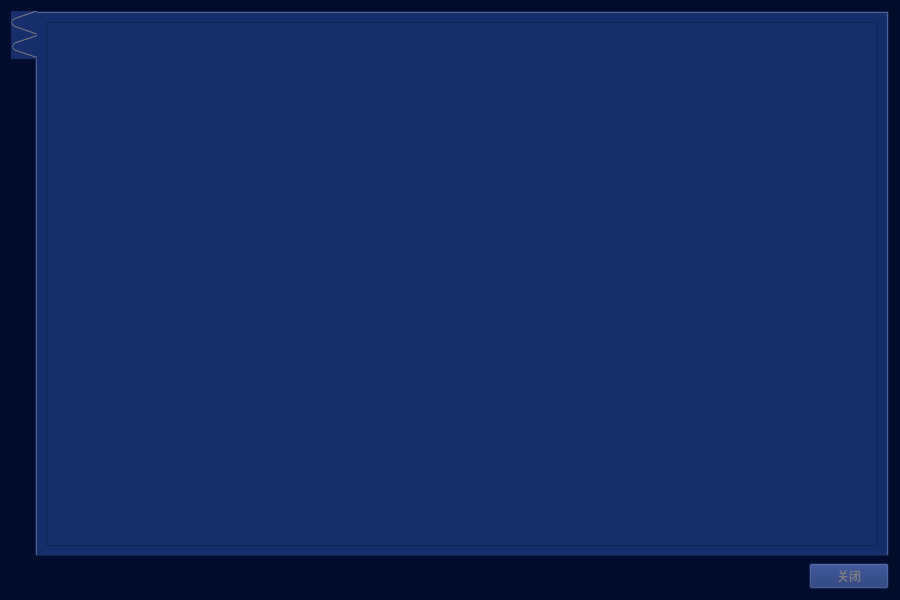
<?xml version="1.0" encoding="UTF-8"?>
<ui version="4.0">
 <class>InfoQueryClass</class>
 <widget class="QWidget" name="InfoQueryClass">
  <property name="geometry">
   <rect>
    <x>0</x>
    <y>0</y>
    <width>900</width>
    <height>600</height>
   </rect>
  </property>
  <property name="windowTitle">
   <string>信息查询</string>
  </property>
  <property name="styleSheet">
   <string notr="true">background:#020d2c</string>
  </property>
  <layout class="QGridLayout" name="gridLayout">
   <item row="1" column="1">
    <widget class="QPushButton" name="buttonClose">
     <property name="styleSheet">
      <string notr="true">background:#162e6c;color:gray</string>
     </property>
     <property name="text">
      <string>关闭</string>
     </property>
    </widget>
   </item>
   <item row="1" column="0">
    <spacer name="horizontalSpacer">
     <property name="orientation">
      <enum>Qt::Horizontal</enum>
     </property>
     <property name="sizeHint" stdset="0">
      <size>
       <width>40</width>
       <height>20</height>
      </size>
     </property>
    </spacer>
   </item>
   <item row="0" column="0" colspan="2">
    <widget class="QTabWidget" name="tabWidget">
     <property name="styleSheet">
      <string notr="true">background:#162e6c;color:gray</string>
     </property>
     <property name="tabPosition">
      <enum>QTabWidget::West</enum>
     </property>
     <property name="tabShape">
      <enum>QTabWidget::Triangular</enum>
     </property>
     <property name="currentIndex">
      <number>0</number>
     </property>
     <property name="iconSize">
      <size>
       <width>32</width>
       <height>32</height>
      </size>
     </property>
     <widget class="QWidget" name="tabRegisterInfo">
      <attribute name="icon">
       <iconset>
        <normaloff>icon/face.png</normaloff>icon/face.png</iconset>
      </attribute>
      <attribute name="title">
       <string/>
      </attribute>
      <layout class="QGridLayout" name="gridLayout_2">
       <item row="0" column="0">
        <widget class="QScrollArea" name="scrollAreaRg">
         <property name="widgetResizable">
          <bool>true</bool>
         </property>
         <widget class="QWidget" name="scrollAreaWidgetContentsRg">
          <property name="geometry">
           <rect>
            <x>0</x>
            <y>0</y>
            <width>814</width>
            <height>513</height>
           </rect>
          </property>
          <property name="minimumSize">
           <size>
            <width>0</width>
            <height>200</height>
           </size>
          </property>
          <layout class="QGridLayout" name="gridLayoutRg"/>
         </widget>
        </widget>
       </item>
      </layout>
     </widget>
     <widget class="QWidget" name="tabRecordInfo">
      <attribute name="icon">
       <iconset>
        <normaloff>icon/record.png</normaloff>icon/record.png</iconset>
      </attribute>
      <attribute name="title">
       <string/>
      </attribute>
      <layout class="QGridLayout" name="gridLayout_3">
       <item row="0" column="0">
        <widget class="QScrollArea" name="scrollAreaRd">
         <property name="widgetResizable">
          <bool>true</bool>
         </property>
         <widget class="QWidget" name="scrollAreaWidgetContentsRd">
          <property name="geometry">
           <rect>
            <x>0</x>
            <y>0</y>
            <width>814</width>
            <height>513</height>
           </rect>
          </property>
          <property name="minimumSize">
           <size>
            <width>0</width>
            <height>200</height>
           </size>
          </property>
          <layout class="QGridLayout" name="gridLayoutRd"/>
         </widget>
        </widget>
       </item>
      </layout>
     </widget>
    </widget>
   </item>
  </layout>
 </widget>
 <resources/>
 <connections/>
</ui>
